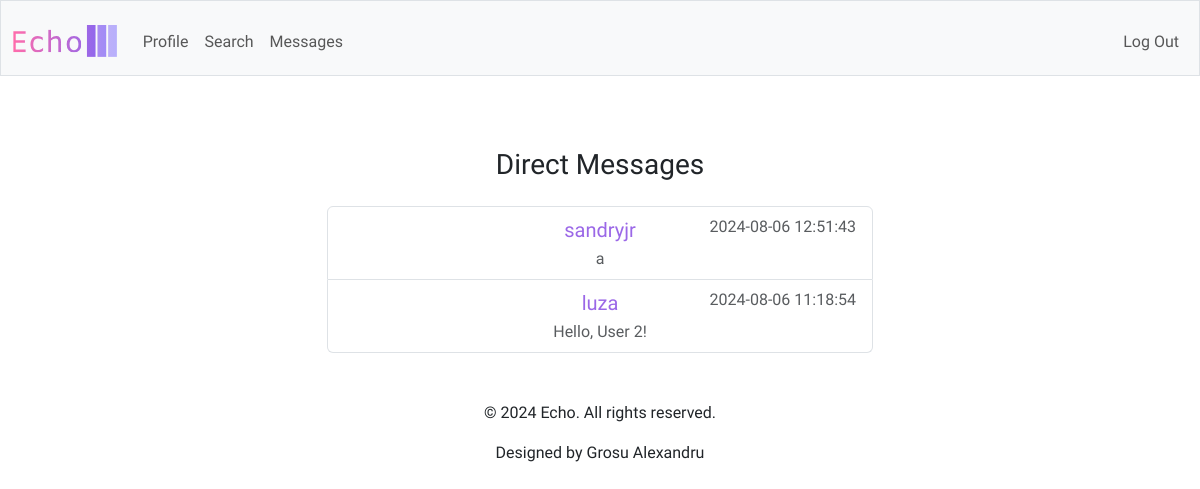
Page /messages (signed in) on the committed database.
### tables this page shows
CREATE TABLE conversations (
    id INTEGER PRIMARY KEY AUTOINCREMENT,
    created_at TIMESTAMP DEFAULT CURRENT_TIMESTAMP
);

### app.py (the view)
@app.route('/messages')
@login_required
def messages():
    user_id = session['user_id']
    conversations = db.execute('''
        SELECT c.id, u.username, MAX(m.created_at) AS last_message_time,
               (SELECT content FROM messages m2
                WHERE m2.conversation_id = c.id
                ORDER BY m2.created_at DESC
                LIMIT 1) AS last_message
        FROM conversations c
        JOIN conversation_participants cp1 ON c.id = cp1.conversation_id
        JOIN conversation_participants cp2 ON c.id = cp2.conversation_id
        JOIN users u ON cp2.user_id = u.id
        LEFT JOIN messages m ON c.id = m.conversation_id
        WHERE cp1.user_id = ? AND cp2.user_id != cp1.user_id
        GROUP BY c.id, u.username
        ORDER BY last_message_time DESC
    ''', user_id)
    return render_template('messages.html', conversations=conversations)

### app.py (called while the page is built)
@app.after_request
def after_request(response):
    response.headers["Cache-Control"] = "no-cache, no-store, must-revalidate"
    response.headers["Expires"] = 0
    response.headers["Pragma"] = "no-cache"
    return response

### helpers.py (called while the page is built)
def login_required(f):
    @wraps(f)
    def decorated_function(*args, **kwargs):
        if session.get("user_id") is None:
            return redirect("/login")
        return f(*args, **kwargs)
    return decorated_function

### templates/messages.html (shortened to what this page needs)
{% extends "layout.html" %}
{% block main %}
    <div class="container">
        <h3 class="my-4">Direct Messages</h3>
        <ul class="list-group mx-auto w-50">
            {% for conversation in conversations %}
                <li class="list-group-item position-relative">
                    <a href="{{ url_for('conversation', conversation_id=conversation['id']) }}" class="purple text-decoration-none position-absolute start-50 translate-middle-x fs-5">
                        {{ conversation['username'] }}
                    </a>
                    <span class="text-muted position-relative float-end">{{ conversation['last_message_time'] }}</span>
                    <br>
                    <div class="mt-2 text-muted position-relative text-center text-truncate" style="max-width: 100%;">
                        {{ conversation['last_message'] }}
                    </div>
                </li>
            {% endfor %}
        </ul>
    </div>
{% endblock %}

### static/styles.css (style rules this page uses)
body { font-family: "Amiko", sans-serif; }
.purple { color: #9b68e7; }

### rows in the picture
conversations: username "sandryjr", last_message_time "2024-08-06 12:51:43", last_message "a"
conversations: username "luza", last_message_time "2024-08-06 11:18:54", last_message "Hello, User 2!"
